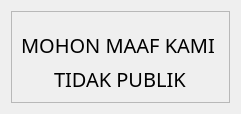
         <widget class="QWidget" name="page">
          <layout class="QVBoxLayout" name="verticalLayout_4">
           <item>
            <widget class="QFrame" name="frame_15">
             <property name="styleSheet">
              <string notr="true">QFrame#frame_15{
border-image: url(:/newPrefix/12158592_Cute_couple_Barista_in_apron_feeling_sorry_and_apologize_cartoon_character_illustration.jpg);
}</string>
             </property>
             <property name="frameShape">
              <enum>QFrame::StyledPanel</enum>
             </property>
             <property name="frameShadow">
              <enum>QFrame::Raised</enum>
             </property>
             <layout class="QGridLayout" name="gridLayout_10">
              <item row="2" column="0">
               <widget class="QLabel" name="label_13">
                <property name="maximumSize">
                 <size>
                  <width>16777215</width>
                  <height>30</height>
                 </size>
                </property>
                <property name="font">
                 <font>
                  <family>OCR A Extended</family>
                  <pointsize>15</pointsize>
                 </font>
                </property>
                <property name="styleSheet">
                 <string notr="true">background-color:rgba(0,0,0,0)
</string>
                </property>
                <property name="text">
                 <string>MOHON MAAF KAMI </string>
                </property>
                <property name="alignment">
                 <set>Qt::AlignHCenter|Qt::AlignTop</set>
                </property>
               </widget>
              </item>
              <item row="0" column="0">
               <spacer name="verticalSpacer_6">
                <property name="orientation">
                 <enum>Qt::Vertical</enum>
                </property>
                <property name="sizeType">
                 <enum>QSizePolicy::Fixed</enum>
                </property>
                <property name="sizeHint" stdset="0">
                 <size>
                  <width>20</width>
                  <height>10</height>
                 </size>
                </property>
               </spacer>
              </item>
              <item row="3" column="0" alignment="Qt::AlignHCenter|Qt::AlignTop">
               <widget class="QLabel" name="label_14">
                <property name="maximumSize">
                 <size>
                  <width>16777215</width>
                  <height>30</height>
                 </size>
                </property>
                <property name="font">
                 <font>
                  <family>OCR A Extended</family>
                  <pointsize>15</pointsize>
                 </font>
                </property>
                <property name="styleSheet">
                 <string notr="true">background-color:rgba(0,0,0,0);</string>
                </property>
                <property name="text">
                 <string>TIDAK PUBLIK</string>
                </property>
               </widget>
              </item>
             </layout>
            </widget>
           </item>
          </layout>
         </widget>
